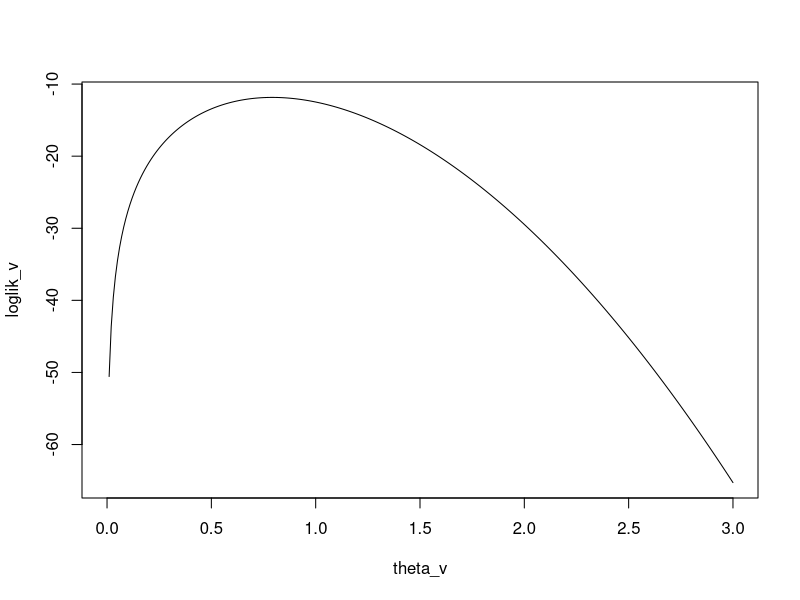

R code for this plot:
## ---- chunk 1
set.seed(123)
x=rnorm(15,2,3)
## ---- chunk 2
# add your R code here
set.seed(123)
x=rnorm(15,2,3)
m = mean(x)
s = sd(x)
## ---- chunk 3
k = 1e5
B = numeric(k)
for (i in 1:k){
  x_boot = rnorm(15,m,s)
  m_boot = mean(x_boot)
  s_boot = sd(x_boot)
  B[i] = (1-pnorm(1, m_boot, s_boot)) - (1 - pnorm(1,m,s)) # B = T-theta
}
mse = mean(B**2)
mse # This is the mse.
## ---- chunk 4
B1 = numeric(k)
for (i in 1:k){
  x_boot = rnorm(15,m,s)
  B1[i] = mean(x_boot > 1) - (1 - pnorm(1,m,s))  # B = T-theta
}
mse1 = mean(B1**2)
mse1 # This is the mse.
## ---- chunk 5
x=c(1.20, 1.12, 1.60, 0.48, 0.04, 0.35, 0.67, 0.51, 4.28, 0.64)
## ---- chunk 6
# add your R code here.
x=c(1.20, 1.12, 1.60, 0.48, 0.04, 0.35, 0.67, 0.51, 4.28, 0.64)
## ---- chunk 7
loglik = function(theta){
  n = length(x)
  result = n*(log(2*theta/pi))-(theta**2)/pi*sum(x**2)
  return(result)
}
theta_v = seq(0, 3, 0.01)
loglik_v = sapply(theta_v, loglik)
plot(theta_v, loglik_v, type = 'l')
## ---- chunk 8
opt = optimize(loglik, c(0, 3), maximum = TRUE)
theta_mle = opt$maximum
theta_mle # mle
## ---- chunk 9
library(numDeriv)
fisher_obs = -hessian(loglik, theta_mle)
fisher_obs # observed Fisher Information
## ---- chunk 10
alpha = 0.05
X_cv1 = qhyper(alpha/2, m = 4, n = 4, k = 4)
X_cv2 = qhyper(1-alpha/2, m = 4, n = 4, k = 4)
c(X_cv1, X_cv2)
## ---- chunk 11
type1 = 1 - phyper(3-1, m = 4, n = 4, k = 4)
type1 # type I error
## ---- chunk 12
X_obs = 4
p_value = 2*(1 - phyper(X_obs-1, m = 4, n = 4, k = 4)) # two-side test
p_value # p-value
## ---- chunk 13
X = c(21.3, 4.1, 18.5, 15.2, 9.3)
n = length(X)
loglik = function(theta){
  result = n*(-1*log(6)+4*log(theta))+3*sum(log(X))-theta*sum(X)
  return(result)
}
k = 1e5
lrt = numeric(k)
theta0 = 1
for (i in 1:k){
  X1 = rgamma(n, shape = 4, rate = theta0)
  theta_hat = 4/mean(X1)
  lrt[i] = sum(dgamma(X1, shape = 4, rate = theta_hat, log = TRUE)) - sum(dgamma(X1, shape = 4, rate = theta0, log = TRUE)) # likelihood ratio test
}
lrt_cv = quantile(lrt, 0.95)
lrt_cv # numerical critical value
## ---- chunk 14
lrt_cv_asy = qchisq(0.95, df = 1)/2 # asymptotic critical value
theta_hat = 4/mean(X)
theta0 = 1
lrt = loglik(theta_hat) - loglik(theta0) # observed likelihood ratio test
lrt <= lrt_cv_asy
